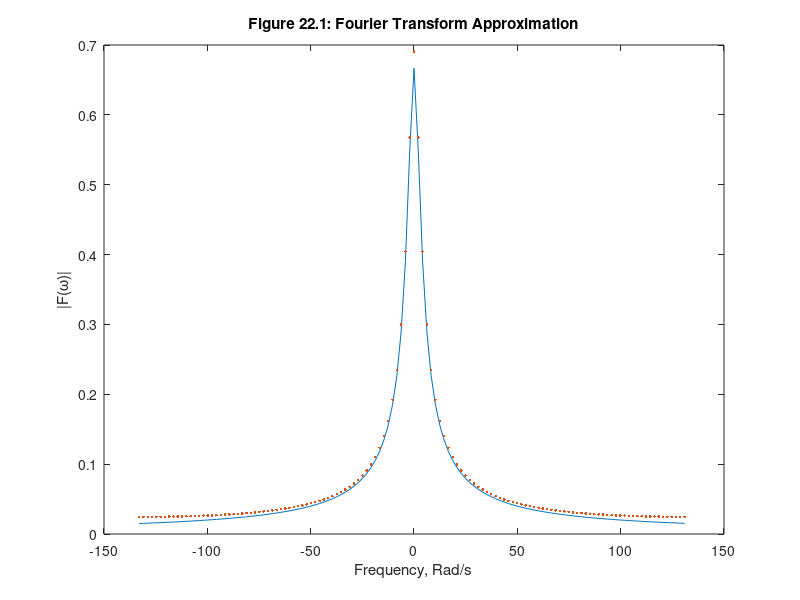

The MATLAB script that drew this image:
% mm2201.m

N = 128;  % choose a power of 2 for speed
t = linspace(0,3,N);  % time points for function evaluation
f = 2*exp(-3*t);  % evaluate the function and minimize aliasing: f(3) ~ 0
Ts = t(2) - t(1);  % the sampling period
Ws = 2*pi/Ts;  % the sampling frequency in rad/sec
F = fft(f); % compute the fft
Fc=fftshift(F)*Ts;
W=Ws*(-N/2:(N/2)-1)/N;


Fa = 2./(3+j*W); % evaluate analytical Fourier transform

plot(W,abs(Fa),W,abs(Fc),'.') % generate plot, 'o' mark fft results
xlabel('Frequency, Rad/s')
ylabel('|F(\omega)|')
title('Figure 22.1: Fourier Transform Approximation')
